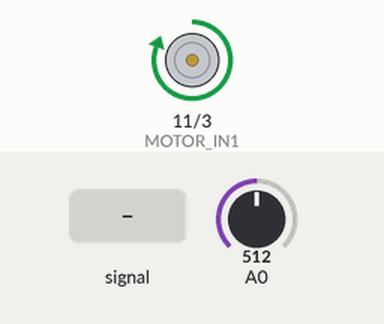
Bench run of a sketch on a simulated Arduino Uno, built with avr-gcc and run on an emulated ATmega328P. Shown: motor-driver pin pairs drawn as motors (green arrow = first pin HIGH = forward, orange = second pin HIGH = backward, longer = more drive). Inputs (shaded band) come from the test bench; at power-on: A0 = 512.

Above: at 1.2 s.
1.3 s: A0 fed a 200 Hz sine of ±255 counts around its level
4.3 s: A0 set to 900
At 4.8 s:
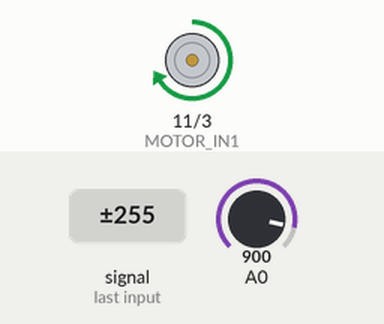
5.8 s: A0 set to 1023
At 6.8 s:
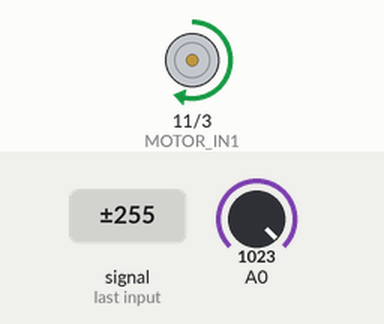
7.3 s: A0 set to 716
At 8.0 s:
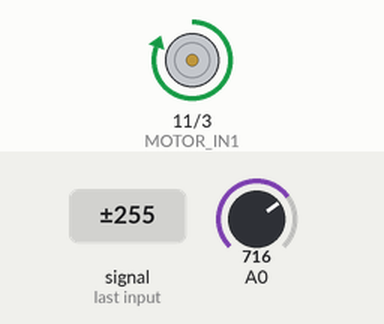
8.8 s: A0 fed a 2 Hz sine of ±306 counts around its level
At 9.38 s:
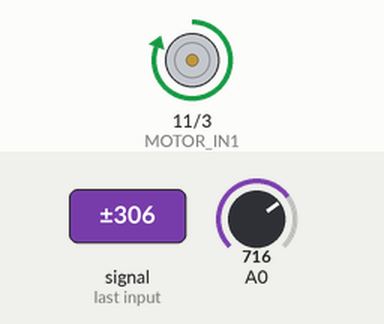
Timing chart, 0 to 12.8 s (numbered marks = the images above; inputs shaded):
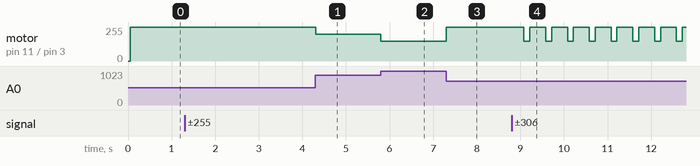

Measured:
- after the input at 4.3 s, motor on pin 11 (MOTOR_IN1) / pin 3 (MOTOR_IN2): forward 255/255 → forward 199/255 at once
- after the input at 5.8 s, motor on pin 11 (MOTOR_IN1) / pin 3 (MOTOR_IN2): forward 199/255 → forward 150/255 at once
- after the input at 7.3 s, motor on pin 11 (MOTOR_IN1) / pin 3 (MOTOR_IN2): forward 150/255 → forward 255/255 at once
- after the input at 8.8 s, motor on pin 11 (MOTOR_IN1) / pin 3 (MOTOR_IN2): alternates forward 255/255 for 0.37 s and forward 150/255 for 0.13 s, starting after 0.28 s

The sketch:

PD_controller.ino
```cpp
#define MOTOR_IN1 11
#define MOTOR_IN2 3

#include "sensor_data.h"

#define PWM_MID_POINT 200
#define VOLTAGE_MID_POINT PWM_MID_POINT / 255 * 12.0
#define DIST_EM_TO_PM 0.004
#define DIST_EM_OFFSET 0.0
#define DISTANCE_SETPOINT (DIST_EM_TO_PM - DIST_EM_OFFSET)

#define MAG_LINE_FIT_SLOPE 0.79
#define MAG_LINE_FIT_YINT 408
#define K .4
#define K_P 85000.0 * K
#define K_I 0
#define K_D 150 * K
#define SERIAL_PRINT false

#define SENSOR_BUFFER_LEN (10)
#define PWM_BUFFER 107
#define PWM_AVG 5
#define DER_BUFFER_LEN 1

#define MAX_COUNT 100

int sensor = 0;
int sensor_raw = 0;
int sensor_buffer[SENSOR_BUFFER_LEN] = { 0 };
int pwm_buffer[PWM_BUFFER] = { 0 };
int sensor_counter = 0;
long sensor_average = 0;
int pwm = PWM_MID_POINT;

unsigned long times[100] = { 0 };
int num_times = 0;
unsigned long prevTime = 0;
double prevError = 0;
unsigned long lastPrintTime = 0;
double errorSum = 0;
double error = 0;
unsigned long curTime = 0;
double timeDelta = 0;
float v_i = 0;
int pwm_avg = 0;
int pwm_counter = 0;
int pwm_old = pwm;
int counter = 0;
float alpha = 0.15;

float d_error_buffer[DER_BUFFER_LEN] = { 0 };
int d_error_counter = 0;
int max_count = 0;

void setup() {
  Serial.begin(500000);

  pinMode(MOTOR_IN2, OUTPUT);
  pinMode(MOTOR_IN1, OUTPUT);
  TCCR2A = _BV(COM2A1) | _BV(COM2B1) | _BV(WGM21) | _BV(WGM20);
  TCCR2B = _BV(CS22);
  OCR2A = 0;
  OCR2B = 0;

  ADCSRA = (1 << ADEN) | (1 << ADPS2) | (1 << ADPS1) |(1 << ADPS0);
  ADMUX |= (1 << REFS0);

  delay(50);
  prevTime = micros();
}

void loop() {
  // if (num_times < 100) {
  //   times[num_times] = micros();
  //   num_times++;
  // } else {
  //   num_times = 0;
  //   for (int i = 0; i < 99; i++) {
  //     Serial.println(times[i+1] - times[i]);
  //   }
  // }

  ADCSRA |= (1 << ADSC);
  while(!((ADCSRA >> ADIF) & 1)) {}
  ADCSRA |= 1 << ADIF;
  sensor_raw = ADC;

  // sensor_buffer[sensor_counter] = sensor_raw;
  // sensor = constrain(sensor, 0, 254);

  // sensor_counter++;
  // if (sensor_counter == SENSOR_BUFFER_LEN) {
  //   sensor_counter = 0;
  // }

  // sensor_average = 0;
  // for (int i = 0; i < SENSOR_BUFFER_LEN; i++) {
  //   sensor_average += sensor_buffer[i];
  // }
  // sensor_average /= SENSOR_BUFFER_LEN;

  // pwm_old = pwm_buffer[pwm_counter];

  // long pwm_sum = 0;
  // for (int i =0;i < PWM_AVG;i++) {
  //   pwm_sum += pwm_buffer[(i+pwm_counter) >= PWM_BUFFER ? i+pwm_counter-PWM_BUFFER : (i+pwm_counter)];
  //   // pwm_sum += pwm_buffer[(i+pwm_counter) % PWM_BUFFER];
  // }
  // pwm_avg = pwm_sum/PWM_AVG;
  pwm_avg = (alpha * pwm) + ((1 - alpha) * pwm_avg);

  // pwm_buffer[pwm_counter] = pwm;

  // pwm_counter++;
  // if (pwm_counter == PWM_BUFFER) {
  //   pwm_counter = 0;
  // }

  sensor = sensor_raw - (pwm_avg * MAG_LINE_FIT_SLOPE + MAG_LINE_FIT_YINT);
  // sensor = (sensor) / 2;
  sensor = constrain(sensor, 0, 512);
  float sensor_lookup;
  if (sensor % 2 == 1) {
    sensor_lookup = (SENSOR_LOOKUP_TABLE[sensor / 2] + SENSOR_LOOKUP_TABLE[sensor / 2 + 1] ) / 2.0;
  } else {
    sensor_lookup = SENSOR_LOOKUP_TABLE[sensor / 2];
  }
  error = sensor_lookup - DISTANCE_SETPOINT;
  // error = SENSOR_LOOKUP_TABLE[sensor] - DISTANCE_SETPOINT;

  curTime = micros();

  timeDelta = (curTime - prevTime)*1E-6;
  errorSum += timeDelta*error;

  float curr_der = K_D * (error - prevError) / timeDelta;
  // d_error_buffer[d_error_counter] = curr_der;
  // d_error_counter++;
  // if (d_error_counter == DER_BUFFER_LEN) {
  //   d_error_counter = 0;
  // }

  // for (int i = 0; i < DER_BUFFER_LEN; i++) {
  //   curr_der += d_error_buffer[i];
  // }
  // curr_der /= DER_BUFFER_LEN;

  pwm = constrain(PWM_MID_POINT + K_P * error + K_I*errorSum + curr_der, 150, 255);
  // if (abs(error) < 0.00005)
  //   pwm = PWM_MID_POINT;
  // pwm++;
  // pwm = (pwm-150)%105 + 150;
  // if (counter > 80) {
  //   pwm = 180;
  // } else {
  //   pwm = 255;
  // }
  // counter = (counter+1)%MAX_COUNT;
  OCR2A = pwm;
  // Serial.println(sensor_lookup, 5);
  if (SERIAL_PRINT && millis() - lastPrintTime > 1) {
    // Serial.print(curr_der, 5);
    // Serial.print(",");
    // Serial.print(avg_error, 5);
    // Serial.print(",");
    Serial.print("sensor:");
    Serial.print(sensor_lookup, 5);
    Serial.print(",");
    Serial.print("error:");
    Serial.print(error, 5);
    Serial.print(",");

    Serial.print("pwm:");
    Serial.print(pwm * MAG_LINE_FIT_SLOPE + MAG_LINE_FIT_YINT);
    Serial.print(",");
    // Serial.print(pwm_old);
    // Serial.print(",");
    Serial.print("pwm_avg:");
    Serial.print((int) pwm_avg * MAG_LINE_FIT_SLOPE + MAG_LINE_FIT_YINT);
    // Serial.print(",");
    // Serial.print(sensor_average - (pwm_avg * MAG_LINE_FIT_SLOPE + MAG_LINE_FIT_YINT));
    // Serial.print(",");
    // Serial.print(sensor_average - (PWM_MID_POINT * MAG_LINE_FIT_SLOPE + MAG_LINE_FIT_YINT));
    // Serial.print(",");
    // Serial.print(sensor_average - (pwm * MAG_LINE_FIT_SLOPE + MAG_LINE_FIT_YINT));

    Serial.print(",");
    Serial.print("sensor_avg:");
    Serial.print(sensor_average);
    Serial.print(",");
    Serial.print("sensor_raw:");
    Serial.print(sensor_raw);
    Serial.println();
    // Serial.print(",");
    // Serial.print((pwm * MAG_LINE_FIT_SLOPE + MAG_LINE_FIT_YINT));
    // Serial.print(",");
    // Serial.println(sensor);
    lastPrintTime = millis();
  }
  prevTime = curTime;
  prevError = error;
}
```

sensor_data.h
```cpp
#ifndef SENSOR_DATA_H
#define SENSOR_DATA_H
float SENSOR_LOOKUP_TABLE[257] = {
	0.03099675996838122,
	0.03099675996838122,
	0.03099675996838122,
	0.03099675996838122,
	0.03099675996838122,
	0.03099675996838122,
	0.03099675996838122,
	0.03099675996838122,
	0.03099675996838122,
	0.025367334997491147,
	0.022936545321123457,
	0.021364432301702128,
	0.02020025101862502,
	0.019275332251237537,
	0.018507900379876555,
	0.017852047340314273,
	0.017279408355339504,
	0.016771224998471366,
	0.016314444069364137,
	0.015899615494638693,
	0.015519677239269933,
	0.01516921283492438,
	0.01484397676665853,
	0.014540579520717661,
	0.014256271884260171,
	0.013988793179008254,
	0.013736261955731462,
	0.013497095646326172,
	0.013269950429029731,
	0.013053675495951439,
	0.012847277772207342,
	0.012649894345204835,
	0.012460770666530592,
	0.012279243134185361,
	0.012104725039570838,
	0.011936695128156719,
	0.01177468821135497,
	0.011618287403472607,
	0.011467117657447812,
	0.011320840347040888,
	0.01117914869855521,
	0.011041763917085999,
	0.010908431884317948,
	0.010778920329571225,
	0.010653016394971297,
	0.010530524530634697,
	0.010411264667608052,
	0.010295070625705853,
	0.010181788720913562,
	0.010071276543071807,
	0.009963401879451474,
	0.009858041763810364,
	0.009755081633777307,
	0.009654414582084844,
	0.009555940689380045,
	0.009459566428175055,
	0.009365204129024704,
	0.009272771501294555,
	0.009182191201954378,
	0.009093390446734958,
	0.009006300658750055,
	0.008920857150333496,
	0.00883699883439354,
	0.008754667962058116,
	0.008673809883788694,
	0.00859437283148777,
	0.00851630771942423,
	0.008439567962059405,
	0.008364109307080847,
	0.008289889682145274,
	0.00821686905400181,
	0.00814500929881442,
	0.008074274082631887,
	0.00800462875106714,
	0.007936040227347348,
	0.007868476917984008,
	0.0078019086253896305,
	0.00773630646683605,
	0.007671642799209977,
	0.007607891149075167,
	0.007545026147598343,
	0.007483023469938552,
	0.007421859778737515,
	0.007361512671382477,
	0.007301960630743289,
	0.007243182979112642,
	0.007185159835102748,
	0.0071278720732736115,
	0.0070713012862877655,
	0.007015429749404087,
	0.006960240387139328,
	0.006905716741940455,
	0.006851842944724002,
	0.006798603687150479,
	0.00674598419551265,
	0.006693970206126238,
	0.0066425479421205,
	0.006591704091534204,
	0.006541425786629859,
	0.006491700584345806,
	0.006442516447811857,
	0.00639386172885981,
	0.006345725151465254,
	0.006298095796061794,
	0.006250963084673099,
	0.006204316766812145,
	0.006158146906100616,
	0.006112443867564804,
	0.0060671983055673355,
	0.006022401152336947,
	0.005978043607061073,
	0.005934117125508455,
	0.005890613410151129,
	0.005847524400757256,
	0.005804842265428112,
	0.0057625593920542974,
	0.00572066838016786,
	0.005679162033168531,
	0.005638033350903622,
	0.00559727552258247,
	0.005556881920007489,
	0.005516846091104997,
	0.005477161753740024,
	0.005437822789800282,
	0.005398823239535351,
	0.005360157296137997,
	0.00532181930055528,
	0.005283803736517869,
	0.005246105225776652,
	0.005208718523536321,
	0.005171638514076287,
	0.005134860206549723,
	0.005098378730952165,
	0.005062189334251469,
	0.0050262873766714926,
	0.004990668328122175,
	0.004955327764769202,
	0.004920261365736709,
	0.004885464909936921,
	0.004850934273020877,
	0.0048166654244447505,
	0.004782654424646538,
	0.00474889742232818,
	0.004715390651838412,
	0.0046821304306519035,
	0.004649113156940474,
	0.004616335307232368,
	0.004583793434155782,
	0.004551484164263049,
	0.004519404195932032,
	0.00448755029734145,
	0.004455919304517065,
	0.004424508119445748,
	0.004393313708254615,
	0.004362333099452579,
	0.00433156338223174,
	0.004301001704826207,
	0.004270645272926027,
	0.004240491348144016,
	0.004210537246533392,
	0.00418078033715421,
	0.004151218040686661,
	0.004121847828089431,
	0.004092667219301369,
	0.0040636737819847914,
	0.004034865130308829,
	0.0040062389237713126,
	0.003977792866057712,
	0.003949524703935771,
	0.003921432226184488,
	0.0038935132625561603,
	0.0038657656827703066,
	0.0038381873955382656,
	0.0038107763476173777,
	0.0037835305228936696,
	0.0037564479414920215,
	0.0037295266589128296,
	0.0037027647651942303,
	0.003676160384098977,
	0.003649711672325104,
	0.003623416818739556,
	0.00359727404363397,
	0.003571281598001864,
	0.0035454377628364874,
	0.003519740848448623,
	0.003494189193803678,
	0.0034687811658774066,
	0.0034435151590296352,
	0.0034183895943953923,
	0.0033934029192928764,
	0.0033685536066476863,
	0.003343840154432798,
	0.0033192610851237652,
	0.003294814945168655,
	0.003270500304472233,
	0.0032463157558939564,
	0.003222259914759322,
	0.003198331418384144,
	0.003174528925611365,
	0.0031508511163599894,
	0.003127296691185779,
	0.0031038643708533294,
	0.0030805528959191824,
	0.0030573610263256315,
	0.0030342875410048994,
	0.0030113312374933617,
	0.00298849093155552,
	0.0029657654568174276,
	0.0029431536644092815,
	0.0029206544226169128,
	0.0028982666165419074,
	0.0028759891477700993,
	0.002853820934048195,
	0.002831760908968291,
	0.0028098080216600457,
	0.0027879612364903003,
	0.002766219532769912,
	0.0027445819044676152,
	0.002723047359930691,
	0.002701614921612263,
	0.002680283625805025,
	0.0026590525223812245,
	0.0026379206745387237,
	0.0026168871585529664,
	0.002595951063534693,
	0.0025751114911932386,
	0.002554367555605258,
	0.002533718382988744,
	0.0025131631114821747,
	0.0024927008909286607,
	0.0024723308826649615,
	0.0024520522593152283,
	0.0024318642045893578,
	0.0024117659130858246,
	0.0023917565900988804,
	0.0023718354514300007,
	0.002352001723203471,
	0.0023322546416859927,
	0.002312593453110226,
	0.0022930174135021406,
	0.0022735257885120974,
	0.0022541178532495504,
	0.0022347928921212894,
	0.002215550198673119,
	0.002196389075434897,
	0.00217730883376884,
	0.0021583087937210245,
	0.002139388283875986,
	0.0021205466412143555,
	0.002101783210973449,
	0.0020830973465107384,
	0.0020644884091701302,
	0.002045955768150993,
	0.0020274988003798474,
	0.0020091168903846783,
	0.0019908094301717806,
	0.0019908094301717806
};
#endif
```
